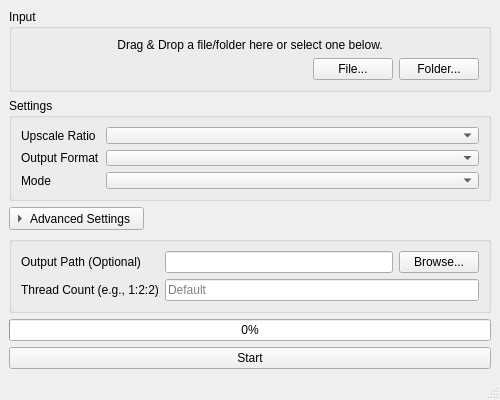
<?xml version="1.0" encoding="UTF-8"?>
<ui version="4.0">
 <class>MainWindow</class>
 <widget class="QMainWindow" name="MainWindow">
  <property name="geometry">
   <rect>
    <x>0</x>
    <y>0</y>
    <width>500</width>
    <height>400</height>
   </rect>
  </property>
  <property name="minimumSize">
   <size>
    <width>500</width>
    <height>350</height>
   </size>
  </property>
  <property name="windowTitle">
   <string>Neko Upscale</string>
  </property>
  <widget class="QWidget" name="centralwidget">
   <layout class="QVBoxLayout" name="verticalLayout">
    <item>
     <widget class="QGroupBox" name="inputGroup">
      <property name="title">
       <string>Input</string>
      </property>
      <layout class="QVBoxLayout" name="verticalLayout_2">
       <item>
        <widget class="QLabel" name="inputPathLabel">
         <property name="text">
          <string>Drag &amp; Drop a file/folder here or select one below.</string>
         </property>
         <property name="alignment">
          <set>Qt::AlignCenter</set>
         </property>
         <property name="wordWrap">
          <bool>true</bool>
         </property>
        </widget>
       </item>
       <item>
        <layout class="QHBoxLayout" name="horizontalLayout_3">
         <item>
          <spacer name="horizontalSpacer">
           <property name="orientation">
            <enum>Qt::Horizontal</enum>
           </property>
           <property name="sizeHint" stdset="0">
            <size>
             <width>40</width>
             <height>20</height>
            </size>
           </property>
          </spacer>
         </item>
         <item>
          <widget class="QPushButton" name="browseFileButton">
           <property name="text">
            <string>File...</string>
           </property>
          </widget>
         </item>
         <item>
          <widget class="QPushButton" name="browseFolderButton">
           <property name="text">
            <string>Folder...</string>
           </property>
          </widget>
         </item>
        </layout>
       </item>
      </layout>
     </widget>
    </item>
    <item>
     <widget class="QGroupBox" name="settingsGroup">
      <property name="title">
       <string>Settings</string>
      </property>
      <layout class="QFormLayout" name="formLayout">
       <item row="0" column="0">
        <widget class="QLabel" name="label">
         <property name="text">
          <string>Upscale Ratio</string>
         </property>
        </widget>
       </item>
       <item row="0" column="1">
        <widget class="QComboBox" name="scaleComboBox"/>
       </item>
       <item row="1" column="0">
        <widget class="QLabel" name="label_2">
         <property name="text">
          <string>Output Format</string>
         </property>
        </widget>
       </item>
       <item row="1" column="1">
        <widget class="QComboBox" name="formatComboBox"/>
       </item>
       <item row="2" column="0">
        <widget class="QLabel" name="label_5">
         <property name="text">
          <string>Mode</string>
         </property>
        </widget>
       </item>
       <item row="2" column="1">
        <widget class="QComboBox" name="modeComboBox"/>
       </item>
      </layout>
     </widget>
    </item>
    <item>
     <widget class="QToolButton" name="advancedSettingsButton">
      <property name="text">
       <string>Advanced Settings</string>
      </property>
      <property name="checkable">
       <bool>true</bool>
      </property>
      <property name="toolButtonStyle">
       <enum>Qt::ToolButtonStyle::ToolButtonTextBesideIcon</enum>
      </property>
      <property name="arrowType">
       <enum>Qt::ArrowType::RightArrow</enum>
      </property>
     </widget>
    </item>
    <item>
     <widget class="QGroupBox" name="advancedGroup">
      <property name="title">
       <string/>
      </property>
      <layout class="QFormLayout" name="formLayout_2">
       <item row="0" column="0">
        <widget class="QLabel" name="label_3">
         <property name="text">
          <string>Output Path (Optional)</string>
         </property>
        </widget>
       </item>
       <item row="0" column="1">
        <layout class="QHBoxLayout" name="horizontalLayout">
         <item>
          <widget class="QLineEdit" name="outputPathLineEdit"/>
         </item>
         <item>
          <widget class="QPushButton" name="browseOutputButton">
           <property name="text">
            <string>Browse...</string>
           </property>
          </widget>
         </item>
        </layout>
       </item>
       <item row="1" column="0">
        <widget class="QLabel" name="label_4">
         <property name="text">
          <string>Thread Count (e.g., 1:2:2)</string>
         </property>
        </widget>
       </item>
       <item row="1" column="1">
        <widget class="QLineEdit" name="threadsLineEdit">
         <property name="placeholderText">
          <string>Default</string>
         </property>
        </widget>
       </item>
      </layout>
     </widget>
    </item>
    <item>
     <spacer name="verticalSpacer">
      <property name="orientation">
       <enum>Qt::Orientation::Vertical</enum>
      </property>
      <property name="sizeHint" stdset="0">
       <size>
        <width>20</width>
        <height>40</height>
       </size>
      </property>
     </spacer>
    </item>
    <item>
     <widget class="QProgressBar" name="progressBar">
      <property name="value">
       <number>0</number>
      </property>
      <property name="textVisible">
       <bool>true</bool>
      </property>
     </widget>
    </item>
    <item>
     <widget class="QPushButton" name="startButton">
      <property name="text">
       <string>Start</string>
      </property>
     </widget>
    </item>
   </layout>
  </widget>
  <widget class="QMenuBar" name="menubar">
   <property name="geometry">
    <rect>
     <x>0</x>
     <y>0</y>
     <width>500</width>
     <height>21</height>
    </rect>
   </property>
  </widget>
  <widget class="QStatusBar" name="statusbar"/>
 </widget>
 <resources/>
 <connections/>
</ui>
